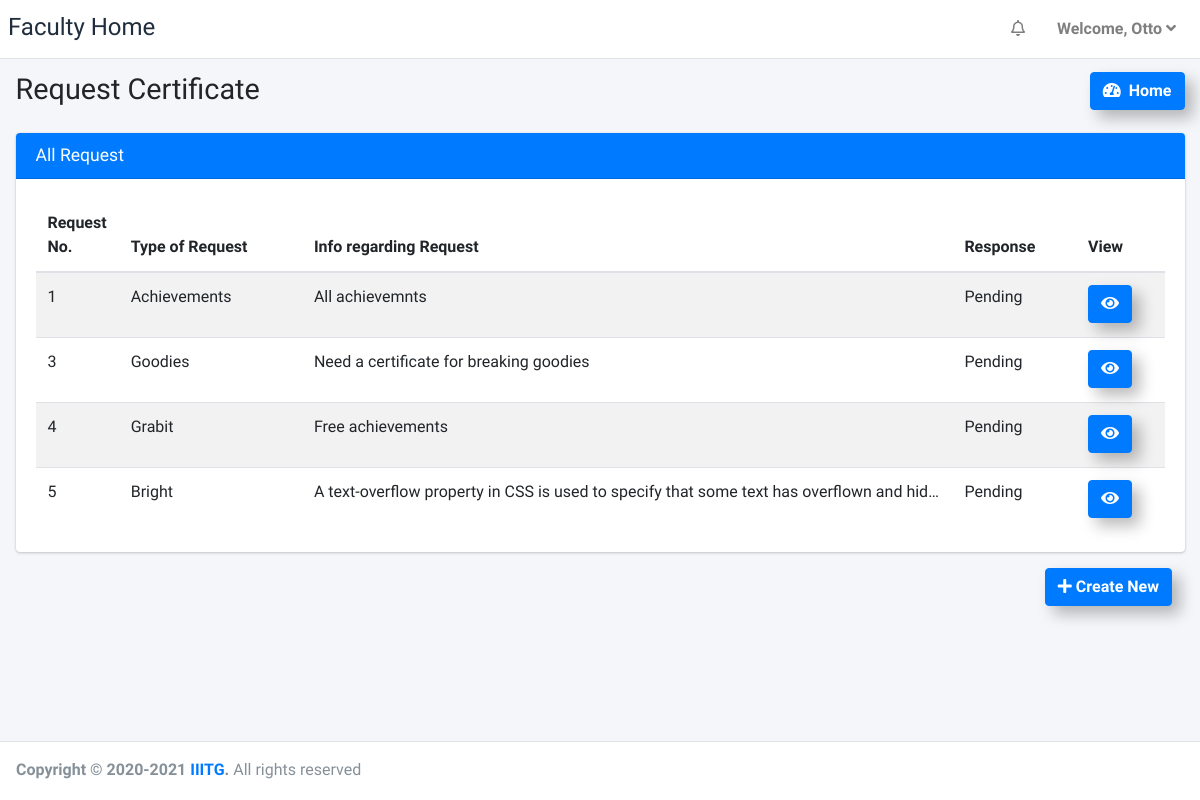
Page /faculty/MrX/cert-req/ (signed in) on the earlier database version.
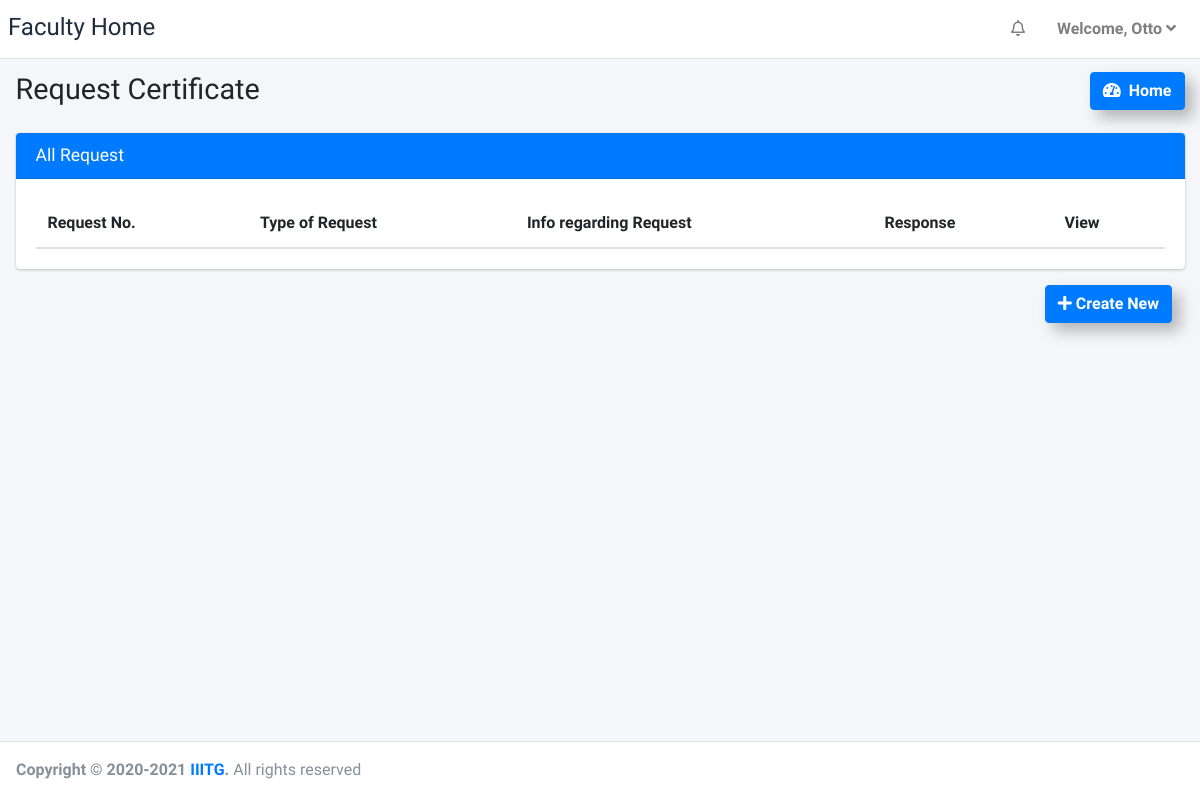
Same page on the later database version.
### mySpace_app/models.py (models this page shows)
class CertReq(models.Model):
    type = models.CharField(max_length=20)
    add_info = models.TextField()
    req_date = models.DateTimeField(auto_now=True)
    response_type = models.TextChoices('Response', 'Approved Denied Pending')
    response = models.CharField(choices=response_type.choices, max_length=10, default=response_type.Pending)

### mySpace_app/views.py (the view)
# urls.py: path('faculty/<str:username>/cert-req/', views.cert_req_home, name="faculty_certificate_request"),
def cert_req_home(request, username):
	res = checkUser(request, username)
	if res: return res
	if Student.objects.filter(user=request.user).exists():
		user = Student.objects.get(user=request.user)
		Req = StudReq.objects.filter(student=user)
		all_request = []
		for entry in Req:
			all_request.append(entry.cert_req)
		return render(request, 'student_templates/cert_req_home.html', {'requests': all_request})
	else:
		user = Faculty.objects.get(user=request.user)
		Req = InstReq.objects.filter(faculty=user)
		all_request = []
		for entry in Req:
			all_request.append(entry.cert_req)
		return render(request, 'faculty_templates/cert_req_home.html', {'requests': all_request})

### mySpace_app/utility.py (called while the page is built)
def checkUser(request, username):
    if request.user.is_anonymous:
        return redirect('/login')
    elif request.user.username != username:
        return redirect('/')
    return None

### mySpace_app/templates/faculty_templates/cert_req_home.html (shortened to what this page needs)
{% extends 'faculty_templates/base.html' %}
{% load static %}
{% load humanize %}
{% block page_title %}
 Request Certificate
{% endblock page_title %}
{% block custom_css %}
<link rel="stylesheet" href="{% static "plugins/datatables-bs4/css/dataTables.bootstrap4.min.css" %}">
<link rel="stylesheet" href="{% static "plugins/datatables-responsive/css/responsive.bootstrap4.min.css" %}">
<link rel="stylesheet" href="{% static "plugins/datatables-buttons/css/buttons.bootstrap4.min.css" %}">
{% endblock custom_css %}
{% block main_content %}
<section class="content">
  <div class="container-fluid">
    <div class="row">
      <div class="col-12">
        <div class="card card-primary">
          <div class="card-header">
            <h3 class="card-title">All Request</h3>
          </div>
          <div class="card-body">
            <table id="example1" class="table table-striped">
              <thead>
                <tr>
                  <th>Request No.</th>
                  <th>Type of Request</th>
                  <th>Info regarding Request</th>
                  <th>Response</th>
                  <th>View</th>
                </tr>
              </thead>
              <tbody>
                {% for req in requests %}
                <tr>
                  <td style="width: 50px;">{{ req.id }}</td>
                  <td>{{ req.type }}</td>
                  <td style="max-width: 500px;"><p style="text-overflow: ellipsis; overflow: hidden; white-space: nowrap;">{{ req.add_info }}</p></td>
                  <td>{{ req.response }}</td>
                  <td><a class="btn btn-primary shadow-custom font-weight-bold" href="{% url 'faculty_view_request' user.username req.id %}"><i class="nav-icon fas fa-eye"></i></a></td>
                </tr>
                {% endfor %}
              </tbody>
            </table>
          </div>
        </div>
      </div>
    </div>
    <div class="row">
      <a class="btn btn-primary font-weight-bold" href="{% url 'faculty_create_request' user.username %}" style="margin-left: auto;
      margin-right: 20px;margin-bottom: 20px;"><i class="nav-icon fas fa-plus"></i>  Create New</a>
  </div>
  </div>
</section>
{% endblock main_content %}

Differences in the rows shown:
no longer on this page (row edited): CertReq: id "1", type "Achievements", add_info "All achievemnts", response "Pending"
no longer on this page (row edited): CertReq: id "3", type "Goodies", add_info "Need a certificate for breaking goodies", response "Pending"
removed CertReq: id "4", type "Grabit", add_info "Free achievements", response "Pending"
removed CertReq: id "5", type "Bright", add_info "A text-overflow property in CSS is used to specify that some text has overflown and hid…", response "Pending"
